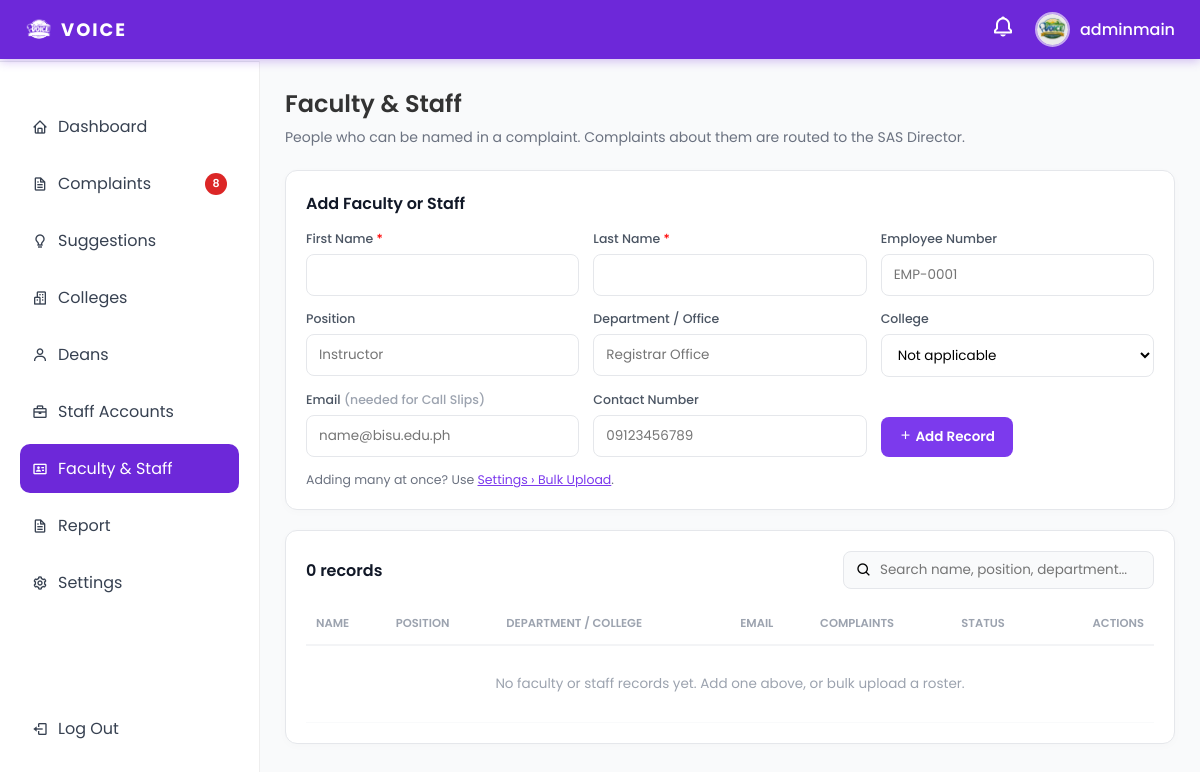
/Ui-main/admin/admin_faculty.php (signed in), run on the app's committed database.
### tables this page shows
CREATE TABLE `admin_profiles` (
  `id` int(11) NOT NULL,
  `user_id` int(11) NOT NULL,
  `name` varchar(100) NOT NULL,
  `created_at` timestamp NOT NULL DEFAULT current_timestamp()
);

CREATE TABLE `users` (
  `id` int(11) NOT NULL,
  `username` varchar(50) NOT NULL,
  `email` varchar(100) NOT NULL,
  `password` varchar(255) NOT NULL,
  `role` enum('admin','dean','student','staff') NOT NULL,
  `profile_pic` varchar(255) DEFAULT NULL,
  `is_active` tinyint(1) DEFAULT 1,
  `created_at` timestamp NOT NULL DEFAULT current_timestamp(),
  `reset_token_hash` varchar(64) DEFAULT NULL,
  `reset_token_expires_at` datetime DEFAULT NULL,
  `reset_code` varchar(255) DEFAULT NULL,
  `reset_expiry` datetime DEFAULT NULL
);

### Ui-main/admin/admin_faculty.php (the view, shortened to what this page needs)
<?php
require_once __DIR__ . '/../db_connection.php';
if (!function_exists('e')) {
    function e(string $value): string
    {
        return htmlspecialchars($value, ENT_QUOTES, 'UTF-8');
    }
}
$search = trim((string)($_GET['q'] ?? ''));
$facultyRows = [];
try {
    $sql = 'SELECT f.*, c.code AS college_code,
                   (SELECT COUNT(*) FROM complaint_faculty_links cfl WHERE cfl.faculty_id = f.id) AS complaint_count
            FROM faculty_staff f
            LEFT JOIN colleges c ON c.id = f.college_id';
    $params = [];
    $sql .= ' ORDER BY f.first_name ASC, f.last_name ASC';
    $listStmt = $pdo->prepare($sql);
    $listStmt->execute($params);
    $facultyRows = $listStmt->fetchAll(PDO::FETCH_ASSOC);
} catch (PDOException $e) {
    $facultyRows = [];
}
?>
<!DOCTYPE html>
<html lang="en">
<head>
<link href='https://unpkg.com/boxicons@2.1.4/css/boxicons.min.css' rel='stylesheet'>
</head>
<body>
<?php include 'admin_topbar.php'; ?>
<?php include 'admin_sidebar.php'; ?>
<div class="main">
    <div class="page-header"><h2>Faculty &amp; Staff</h2></div>
    <p class="page-subtitle">People who can be named in a complaint. Complaints about them are routed to the SAS Director.</p>
    <div class="card">
        <h3>Add Faculty or Staff</h3>
        <form method="POST">
            <div class="form-grid">
                <div class="form-group">
                    <label>First Name <span style="color:red;">*</span></label>
                    <input type="text" name="first_name" class="input-field" required>
                </div>
                <div class="form-group">
                    <label>Last Name <span style="color:red;">*</span></label>
                    <input type="text" name="last_name" class="input-field" required>
                </div>
                <div class="form-group">
                    <label>Employee Number</label>
                    <input type="text" name="employee_number" class="input-field" placeholder="EMP-0001">
                </div>
                <div class="form-group">
                    <label>Position</label>
                    <input type="text" name="position" class="input-field" placeholder="Instructor">
                </div>
                <div class="form-group">
                    <label>Department / Office</label>
                    <input type="text" name="department" class="input-field" placeholder="Registrar Office">
                </div>
                <div class="form-group">
                    <label>College</label>
                    <select name="college_id" class="input-field">
                        <option value="0">Not applicable</option>
                    </select>
                </div>
                <div class="form-group">
                    <label>Email <span class="muted">(needed for Call Slips)</span></label>
                    <input type="email" name="email" class="input-field" placeholder="name@bisu.edu.ph">
                </div>
                <div class="form-group">
                    <label>Contact Number</label>
                    <input type="text" name="contact_number" class="input-field" placeholder="09123456789">
                </div>
                <div class="form-group" style="display:flex; align-items:flex-end;">
                    <button type="submit" class="btn"><i class='bx bx-plus'></i> Add Record</button>
                </div>
            </div>
        </form>
        <p style="font-size:12.5px; color:#6b7280; margin-top:14px;">
            Adding many at once? Use <a href="admin_setting.php?tab=bulk_upload" style="color:#7c3aed;">Settings &rsaquo; Bulk Upload</a>.
        </p>
    </div>
    <div class="card">
        <div style="display:flex; justify-content:space-between; align-items:center; gap:12px; flex-wrap:wrap; margin-bottom:14px;">
            <h3 style="margin:0;"><?php echo count($facultyRows); ?> record<?php echo count($facultyRows) === 1 ? '' : 's'; ?></h3>
            <form method="GET" class="search-box">
                <i class='bx bx-search'></i>
                <input type="text" name="q" placeholder="Search name, position, department..." value="<?php echo e($search); ?>">
            </form>
        </div>
        <table>
            <thead>
                <tr>
                    <th>Name</th>
                    <th>Position</th>
                    <th>Department / College</th>
                    <th>Email</th>
                    <th>Complaints</th>
                    <th>Status</th>
                    <th style="text-align:right;">Actions</th>
                </tr>
            </thead>
            <tbody>
                <?php if ($facultyRows === []): ?>
                    <tr><td colspan="7" style="text-align:center; color:#9ca3af; padding:28px;">
                        <?php echo $search !== '' ? 'No records match that search.' : 'No faculty or staff records yet. Add one above, or bulk upload a roster.'; ?>
                    </td></tr>
                <?php endif; ?>
            </tbody>
        </table>
    </div>
</div>
</body>
</html>

### Ui-main/admin/admin_topbar.php (shortened to what this page needs)
<?php
require_once __DIR__ . '/../db_connection.php';
    ?>
    <?php
$topbarDisplayName = (string)($_SESSION['full_name'] ?? $_SESSION['username'] ?? 'Admin');
$topbarProfilePic = '../assets/images/default-avatar.svg';
if (isset($_SESSION['user_id'])) {
    try {
        $profileStmt = $pdo->prepare(
            'SELECT u.username, u.profile_pic, ap.name
             FROM users u
             LEFT JOIN admin_profiles ap ON ap.user_id = u.id
             WHERE u.id = :user_id
             LIMIT 1'
        );
        $profileStmt->execute([':user_id' => (int)$_SESSION['user_id']]);
        $profileRow = $profileStmt->fetch(PDO::FETCH_ASSOC);
        if ($profileRow) {
            $resolvedName = trim((string)($profileRow['name'] ?? ''));
            $topbarDisplayName = $resolvedName;
            $storedPic = trim((string)($profileRow['profile_pic'] ?? ''));
            if ($storedPic !== '') {
                $topbarProfilePic = '../' . ltrim($storedPic, '/');
            }
        }
    } catch (PDOException $e) {
        $topbarNotifications = [];
        $topbarUnreadCount = 0;
    }
}
?>
<link href='https://unpkg.com/boxicons@2.1.4/css/boxicons.min.css' rel='stylesheet'>
<div class="topbar">
    <a class="topbar-logo" href="admindashboard.php">
        <img src="../assets/images/logo.PNG" alt="Logo">
        <span>VOICE</span>
    </a>
    <div class="topbar-right">
        <div class="topbar-bell" id="bellIcon">
            <i class='bx bx-bell'></i>
        </div>
        <div class="profile-container" id="profileIcon">
            <img class="profile-pic" src="<?php echo htmlspecialchars($topbarProfilePic, ENT_QUOTES, 'UTF-8'); ?>" alt="profile">
            <span><?php echo htmlspecialchars($topbarDisplayName, ENT_QUOTES, 'UTF-8'); ?></span>
        </div>
    </div>
</div>

### Ui-main/admin/admin_faculty.php (style rules this page uses)
* { margin: 0; padding: 0; box-sizing: border-box; font-family: 'Poppins', sans-serif; }
body { background: #f9fafb; }
.main { margin-left: 260px; margin-top: 61px; padding: 25px; min-height: calc(100vh - 61px); }
.page-header { margin-bottom: 6px; }
.page-header h2 { font-size: 24px; font-weight: 600; color: #333; }
.page-subtitle { color: #6b7280; font-size: 14px; margin-bottom: 22px; }
.card { background: #fff; padding: 20px; border-radius: 12px; border: 1px solid #e5e7eb; box-shadow: 0 2px 10px rgba(0,0,0,0.02); margin-bottom: 20px; }
.card h3 { font-size: 16px; font-weight: 600; color: #111827; margin-bottom: 14px; }
.form-grid { display: grid; grid-template-columns: repeat(3, minmax(0, 1fr)); gap: 14px; }
.form-group label { display: block; font-size: 12.5px; font-weight: 500; color: #4b5563; margin-bottom: 6px; }
.input-field { width: 100%; padding: 10px 12px; border: 1px solid #e5e7eb; border-radius: 8px; font-size: 13.5px; background: #fff; }
.btn { padding: 10px 18px; border-radius: 8px; border: none; cursor: pointer; font-size: 13.5px; font-weight: 600; background: #7c3aed; color: #fff; }
table { width: 100%; border-collapse: collapse; }
th { text-align: left; font-size: 11.5px; color: #9ca3af; padding: 12px 10px; border-bottom: 2px solid #f3f4f6; text-transform: uppercase; font-weight: 600; }
td { padding: 12px 10px; font-size: 13.5px; color: #374151; border-bottom: 1px solid #f9fafb; vertical-align: middle; }
.search-box { display: flex; align-items: center; gap: 8px; background: #f9fafb; border: 1px solid #e5e7eb; border-radius: 8px; padding: 8px 12px; max-width: 320px; }
.search-box input { border: none; background: transparent; outline: none; width: 100%; font-size: 13.5px; }
.muted { color: #9ca3af; }

### Ui-main/admin/admin_topbar.php (style rules this page uses)
.topbar { position: fixed; top: 0; left: 0; right: 0; z-index: 999; display: flex; justify-content: space-between; align-items: center; gap: 20px; padding: 12px 25px; background: #6d28d9; box-shadow: 0 2px 10px rgba(109,40,217,0.3); }
.topbar-logo { display: flex; align-items: center; gap: 8px; text-decoration: none; }
.topbar-logo img { width: 28px; height: 28px; object-fit: contain; filter: brightness(0) invert(1); }
.topbar-logo span { font-size: 18px; font-weight: 700; color: #fff; letter-spacing: 2px; }
.topbar-right { display: flex; align-items: center; gap: 20px; }
.profile-container { display: flex; align-items: center; gap: 10px; cursor: pointer; position: relative; }
.profile-container img.profile-pic { width: 35px; height: 35px; border-radius: 50%; border: 2px solid rgba(255,255,255,0.6); }
.profile-container span { font-weight: 500; color: #fff; }
.topbar-bell { position: relative; cursor: pointer; }
.topbar-bell i.bx-bell { font-size: 24px; color: #fff; transition: 0.2s; }

### data on the page
admin_profiles: user.profile_pic (picture), name "adminmain"

### other printed values
$pendingComplaintCount "8"
count($facultyRows) "0"
